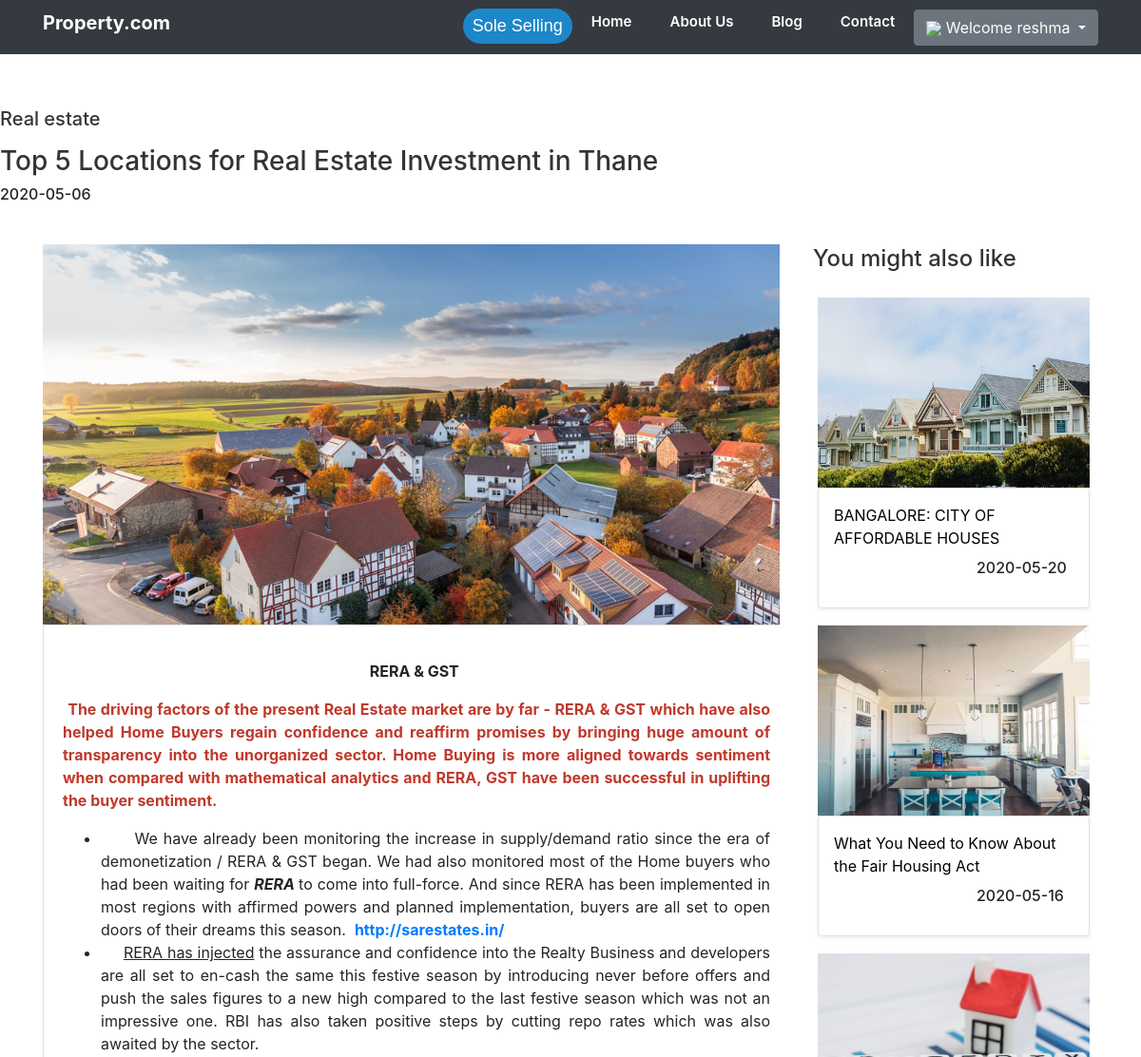
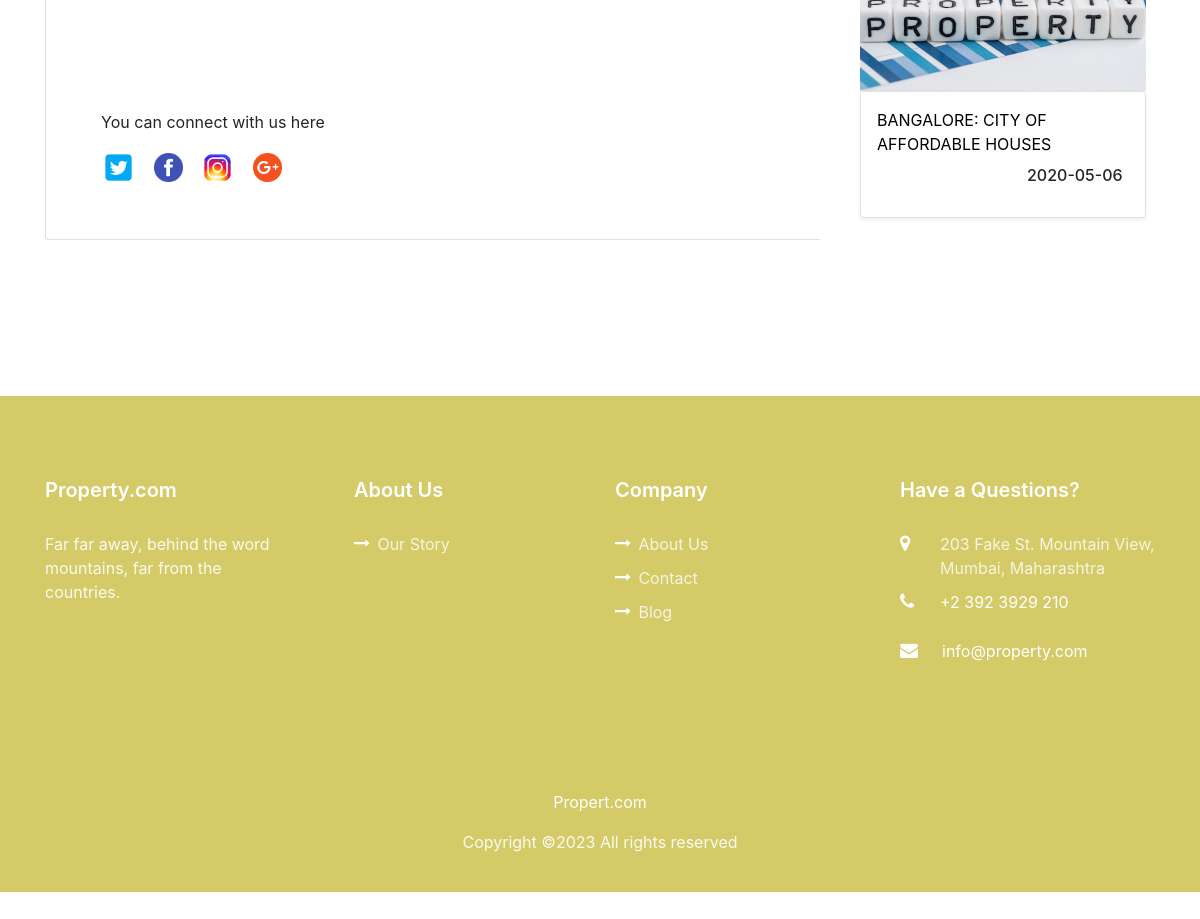
/client_page/client-blog-single-page.php?blog_id=25 (signed in), run on the app's committed database (2 pictures, top to bottom).
### tables this page shows
CREATE TABLE `blog_details` (
  `blog_id` int(11) NOT NULL,
  `blog_image` varchar(255) NOT NULL,
  `blog_name` varchar(255) NOT NULL,
  `blogtype` varchar(255) NOT NULL,
  `blog_post_by` varchar(255) NOT NULL,
  `blog_description` text NOT NULL,
  `blog_date` date NOT NULL DEFAULT current_timestamp()
);

### client_page/client-blog-single-page.php (the view, shortened to what this page needs)
<?php
   include("../configuration/config.php");
  $sql="select * from blog_details where blog_id ={$_GET['blog_id']} limit 1";
  $result = mysqli_query($mysqli,$sql);
?>
<!DOCTYPE html>
<html lang="en">
  <head>
    <link rel="stylesheet" href=".../css/open-iconic-bootstrap.min.css">
    <link rel="stylesheet" href="../css/animate.css">
    <link rel="stylesheet" href="../css/owl.carousel.min.css">
    <link rel="stylesheet" href="../css/owl.theme.default.min.css">
    <link rel="stylesheet" href="../css/magnific-popup.css">
    <link rel="stylesheet" href="../css/aos.css">
    <link rel="stylesheet" href="../css/ionicons.min.css">
    <link rel="stylesheet" href="../css/bootstrap-datepicker.css">
    <link rel="stylesheet" href="../css/jquery.timepicker.css">
    <link rel="stylesheet" href="../css/flaticon.css">
    <link rel="stylesheet" href="../css/icomoon.css">
    <link rel="stylesheet" href="../css/style.css">
        <link rel="stylesheet" href="https://maxcdn.bootstrapcdn.com/bootstrap/4.4.1/css/bootstrap.min.css">
  </head>
  <body>
    <div class="first-container" style="background-color: white; margin-top: -30px">
      <?php
        include("client-nav.php");
      ?>
      <?php
        while($res=mysqli_fetch_array($result))
        {
      ?>
    <section class="ftco-section goto-here" >
      <div class="container" style="margin-right: 150px; margin-top: -20px" >
          <div class="row">
            <p><label><h5><?php echo $res['blogtype'] ?></h5></label></p>
          </div>
          <div class="row">
            <p><label><h3> <?php echo $res['blog_name'] ?></h3></label></p>
          </div>
          <div class="row">
            <p><label><h6> <?php echo $res['blog_date'] ?></h6></label></p>
          </div>
      </div>
    </section>
      <article class="ftco-section goto-here" style="float: left; width: 63%;margin-left: 5%; margin-top: -170px;">
        <div class="row">
          <div class="col-md-14">
            <div class="property-wrap ftco-animate">
              <div class="img d-flex align-items-center justify-content-center"
              style="background-image: url('../images1/<?php echo $res["blog_image"]; ?>');height: 400px">
              </div>
              <div class="card card-body" >
                <p><?php echo $res['blog_description'] ?></p>
                  <div class="col-md" style="margin-top: 80px; margin-bottom: 10px; ">
                    <div class="ftco-footer-widget mb-4" style="margin-left: 20px;">
                      <p>You can connect with us here</p>
                      <a href="https://twitter.com/sarestates_real" target="_blank"><img src="../images/twitter.png" style="height: 35px;width: 35px;"></a>
                      <a href="https://www.facebook.com/sarestates/" target="_blank"><img src="../images/facebook.png" style="width: 45px; padding-left: 10px;"></a>
                      <a href="https://twitter.com/sarestates_real" target="_blank"><img src="../images/instagram.png"
                        style= "height: 35px; width: 45px; padding-left: 10px;"></a>
                      <a href="https://twitter.com/sarestates_real" target="_blank"><img src="../images/google.png" style="width: 45px; padding-left: 10px;"></a>
                    </div>
                  </div>
              </div>
            </div>
          </div>
        </div>
    </article>
  <?php }?>
    <aside class="ftco-section goto-here" style="width: 25%; margin-top: -83px; float: right; background-color: white; padding: 10px; margin-right: 80px;"  >
        <div class="row justify-content-center" style="margin-bottom: -30px; margin-left: 10px">
          <div class="col-md-12 heading-section ftco-animate mb-5">
              <h4 class="mb-2">You might also like</h4>
          </div>
        </div>
          <?php
            $result1 = mysqli_query($mysqli,"select * from blog_details order by blog_id desc limit 3");
            while ($res=mysqli_fetch_array($result1))
            {
          ?>
        <div style="margin-bottom: -30px;">
          <a href="client-blog-single-page.php?blog_id=<?php echo "{$res['blog_id']}" ?>">
            <div class="img d-flex align-items-center justify-content-center" style="background-image: url('../images1/<?php echo $res["blog_image"]; ?>'); margin-left: 30px; height: 200px; width: 286px">
            </div>
          </a>
          <div class="border shadow-sm p-3 mb-5 bg-white rounded" style="margin-left: 30px;width: 286px" >
            <a href="client-blog-single-page.php?blog_id=<?php echo "{$res['blog_id']}"?>" style="color: black">
              <p><?php echo $res['blog_name'] ?></p>
            </a>
            <p style="margin-bottom:-30px;"><label><h6 style="margin-left: 150px"> <?php echo $res['blog_date'] ?></h6></label></p>
          </div>
        </div>
        <?php
           }
        ?>
    </aside>
  </div>
    <div style="clear: both;">
      <?php
       include("client-footer.php");
      ?>
    </div>
  </body>
</html>

### data on the page
blog_details: blogtype "Real estate", blog_name "Top 5 Locations for Real Estate Investment in Thane", blog_date "2020-05-06", blog_image (picture), blog_description "RERA & GST The driving factors of the present Real Estate market are by far - RERA & GST which have also helped Home Buyers regain confidence and reaffirm promises by bringing huge amount of transparency into the unorganized sector. Home Buying is more aligned towards sentiment when compared with mathematical analytics and RERA, GST have been successful in uplifting the buyer sentiment. We have already been monitoring the increase in supply/demand ratio since the era of demonetization / RERA & GST began. We had also monitored most of the Home buyers who had been waiting for RERA to come into full-force. And since RERA has been implemented in most regions with affirmed powers and planned…"
blog_details: blog_image (picture), blog_name "BANGALORE: CITY OF AFFORDABLE HOUSES", blog_date "2020-05-20"
blog_details: blog_image (picture), blog_name "What You Need to Know About the Fair Housing Act", blog_date "2020-05-16"
blog_details: blog_image (picture), blog_name "BANGALORE: CITY OF AFFORDABLE HOUSES", blog_date "2020-05-06"

### other printed values
$_SESSION['uname'] "reshma"
